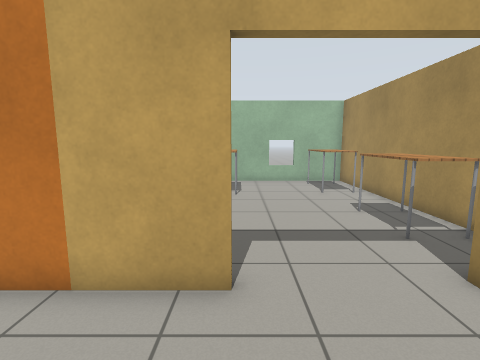
view 1 (above)

16 first-person views from a walk through a robot-simulator world made for Gazebo. The camera is 1.2 m above the floor, tilts 8° down and sees 85° across. The floor is counted in squares, 0.5 m on a side. Each view is taken from the middle of a square. On the plan, view 1 faces up. The plan holds only what a view shows up to about 17 squares ahead; the rest is blank. Robots are left out. Simple patterns stand in for the simulator's built-in surfaces.

view 2
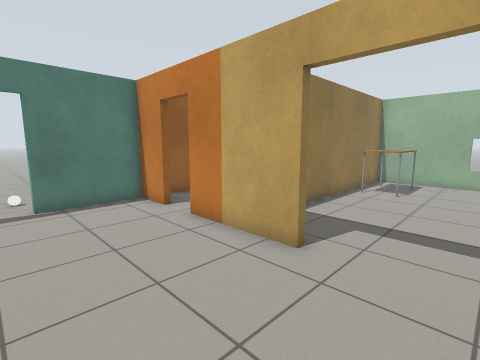

view 3
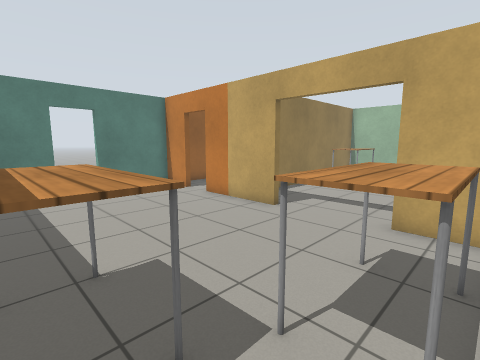

view 4
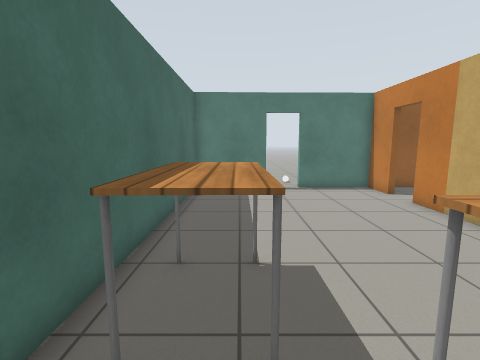

view 5
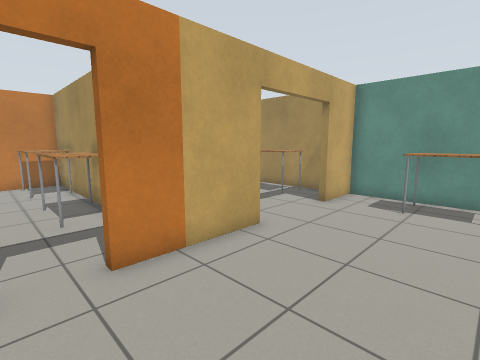

view 6
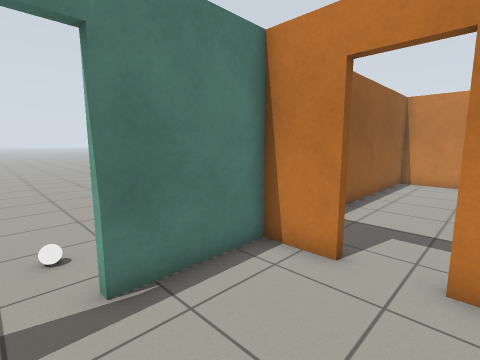

view 7
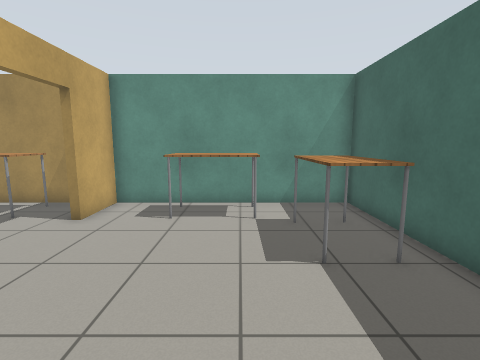

view 8
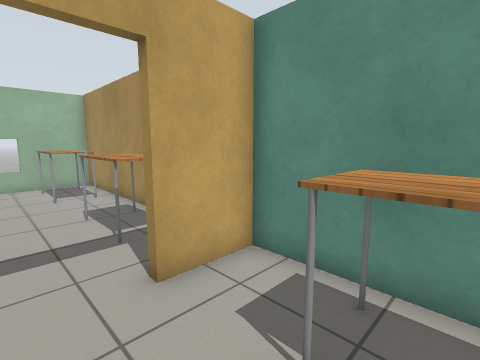

view 9
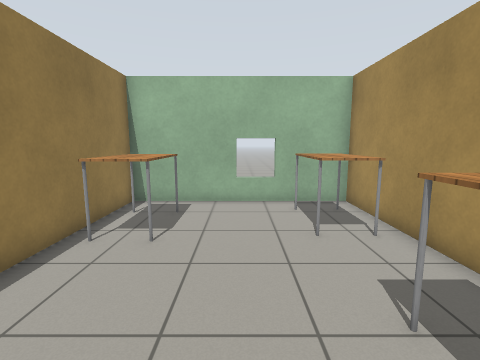

view 10
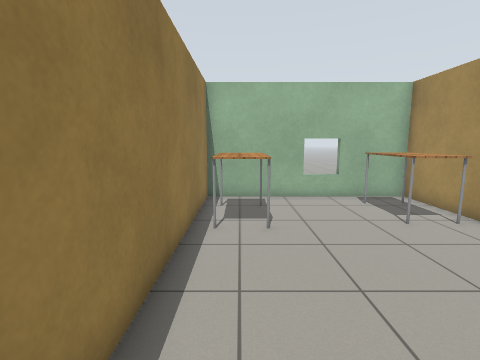

view 11
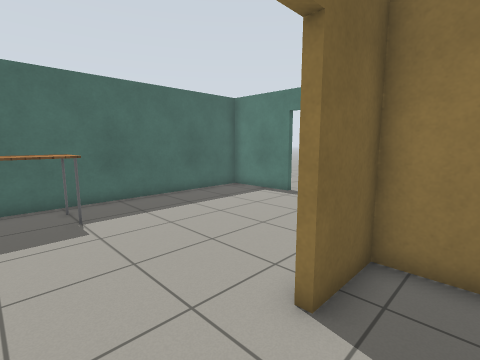

view 12
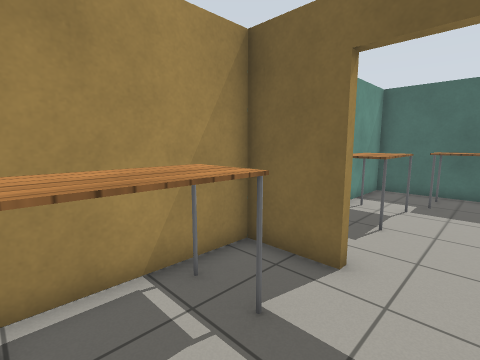

view 13
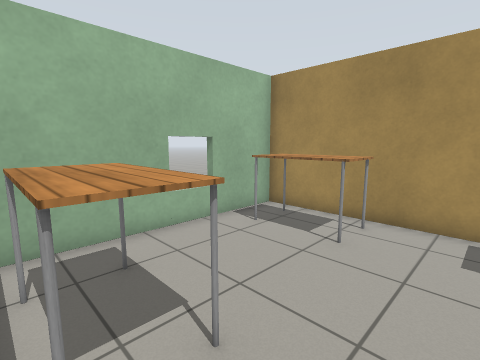

view 14
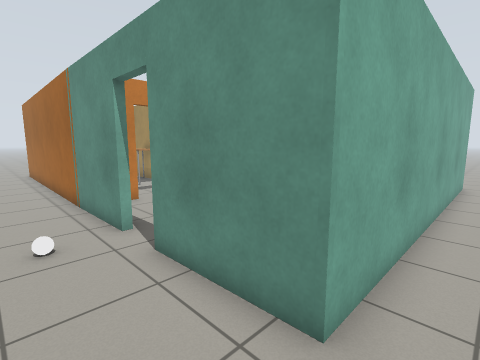

view 15
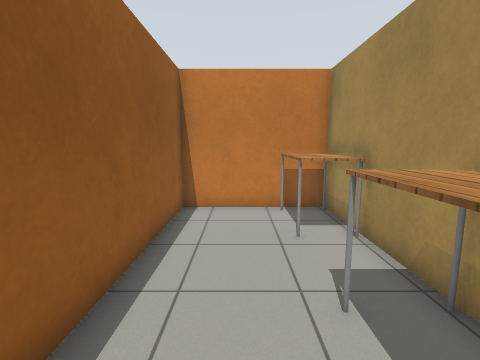

view 16
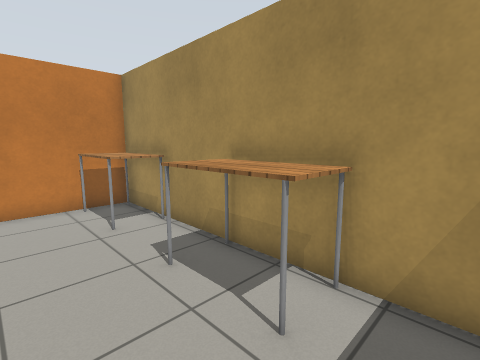

### Floor plan
Ten units are one square. View 1 is at (0, 0); x grows to the right and y downward. Boxes are objects, and circles mark ways between rooms. Rooms are numbered by the first view taken in them; rooms with no view inside come last. Other rooms are left out.
<svg viewBox="-110 -172 182 234">
<path fill="none" stroke="#000" d="M-1 -40 -45 -40M-61 -40 -82 -40 -81 -2M-80 16 -80 54 64 54 64 -40 39 -40M-28 -104 -28 -135M-25 -135 -25 -104M-25 -75 -25 -43 -1 -43M-28 -59 -28 -75M-27 -167 -84 -167 -83 -89M39 -43 64 -43 64 -167 -25 -167 -25 -161M-82 -67 -82 -54M-84 -2 -87 -148M67 57 -83 57 -83 16"/>
<rect x="5" y="25" width="40" height="20" fill="#bbb"><title>table</title></rect>
<rect x="35" y="-15" width="30" height="30" fill="#bbb"><title>table</title></rect>
<rect x="-45" y="-105" width="20" height="30" fill="#bbb"><title>table</title></rect>
<rect x="-45" y="-165" width="20" height="30" fill="#bbb"><title>table</title></rect>
<rect x="-25" y="-155" width="30" height="40" fill="#bbb"><title>table</title></rect>
<rect x="35" y="-95" width="30" height="40" fill="#bbb"><title>table</title></rect>
<rect x="35" y="-155" width="20" height="30" fill="#bbb"><title>table</title></rect>
<rect x="-105" y="-5" width="10" height="10" fill="#bbb"><title>white ball</title></rect>
<circle cx="-55" cy="-40" r="3" fill="#2a7"/>
<circle cx="20" cy="-40" r="3" fill="#2a7"/>
<circle cx="-80" cy="5" r="3" fill="#2a7"/>
<text x="-10" y="0">1</text>
<text x="0" y="-110">2</text>
<text x="-90" y="-30">3</text>
</svg>
Room 1 opens to room 2. Room 1 opens to room 3.

Where each view was taken, in squares from view 1:
view 1: 0 up, 0 right, facing up
view 2: 1 down, 3 right, facing up-left
view 3: 4 down, 6 right, facing up-left
view 4: 3 down, 6 right, facing left
view 5: 1 down, 6 left, facing up-right
view 6: 1 down, 4 left, facing up-left
view 7: 1 down, 4 left, facing right
view 8: 0 up, 2 right, facing up-right
view 9: 6 up, 2 right, facing up
view 10: 5 up, 1 left, facing up
view 11: 6 up, 3 right, facing down-left
view 12: 9 up, 2 right, facing down-right
view 13: 10 up, 2 left, facing up-right
view 14: 7 down, 11 left, facing up-right
view 15: 7 up, 6 left, facing up
view 16: 6 up, 7 left, facing up-right
